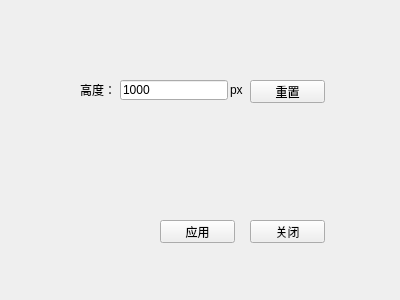
<?xml version="1.0" encoding="UTF-8"?>
<ui version="4.0">
 <class>WindowSetUp</class>
 <widget class="QWidget" name="WindowSetUp">
  <property name="geometry">
   <rect>
    <x>0</x>
    <y>0</y>
    <width>400</width>
    <height>300</height>
   </rect>
  </property>
  <property name="windowTitle">
   <string>Form</string>
  </property>
  <widget class="QLabel" name="label">
   <property name="geometry">
    <rect>
     <x>80</x>
     <y>82</y>
     <width>40</width>
     <height>15</height>
    </rect>
   </property>
   <property name="text">
    <string>高度：</string>
   </property>
  </widget>
  <widget class="QPushButton" name="btn_Reset">
   <property name="geometry">
    <rect>
     <x>250</x>
     <y>80</y>
     <width>75</width>
     <height>23</height>
    </rect>
   </property>
   <property name="text">
    <string>重置</string>
   </property>
  </widget>
  <widget class="QPushButton" name="btn_Use">
   <property name="geometry">
    <rect>
     <x>160</x>
     <y>220</y>
     <width>75</width>
     <height>23</height>
    </rect>
   </property>
   <property name="text">
    <string>应用</string>
   </property>
  </widget>
  <widget class="QLineEdit" name="lEt_Height">
   <property name="geometry">
    <rect>
     <x>120</x>
     <y>80</y>
     <width>108</width>
     <height>20</height>
    </rect>
   </property>
   <property name="text">
    <string>1000</string>
   </property>
  </widget>
  <widget class="QPushButton" name="btn_Close">
   <property name="geometry">
    <rect>
     <x>250</x>
     <y>220</y>
     <width>75</width>
     <height>23</height>
    </rect>
   </property>
   <property name="text">
    <string>关闭</string>
   </property>
  </widget>
  <widget class="QLabel" name="label_2">
   <property name="geometry">
    <rect>
     <x>230</x>
     <y>82</y>
     <width>15</width>
     <height>15</height>
    </rect>
   </property>
   <property name="text">
    <string>px</string>
   </property>
  </widget>
 </widget>
 <resources/>
 <connections/>
</ui>
